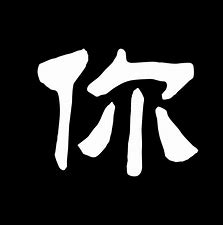
#> input picture OpenCV/image/003.jpg, 223 x 225 px
$ python '_27图像的矩.py'
#> lines starting #> are read from the running program, lines starting #| are printed output that depends on the picture; after the words box and inside, x2 and y2 are one past the last pixel; in counts of white or black regions, pixels touching at a corner belong together; long printed decimals are rounded
import numpy as np
import cv2


'''
矩：设x为随机变量，C为常数，则量E[(x−c)^k]称为X关于C点的k阶矩；一阶原点矩就是期望，一阶中心矩μ_1=0，二阶中心矩μ_2就是X的方差Var(X)。
在统计学上，高于4阶的矩极少使用，μ_3可以去衡量分布是否有偏，μ_4可以衡量分布（密度）在均值拘谨的陡峭程度。
空间矩的方法在图像应用中比较广泛，包括零阶矩求面积、一阶矩确定重心、二阶矩确定主方向、二阶矩和三阶矩可以推导出七个不变矩-Hu不变矩，
不变矩具有旋转，平移、缩放等不变性
'''

# 先计算轮廓
img = cv2.imread(r'./image/003.jpg')
#> img is the input picture: shape (225, 223, 3); min 0, max 255, mean 39.6
img_gray = cv2.cvtColor(img, cv2.COLOR_BGR2GRAY)
_, binary = cv2.threshold(img_gray, 50, 255, cv2.THRESH_BINARY)
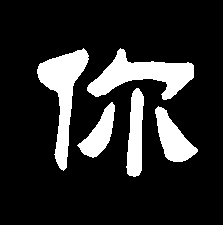
#> binary: shape (225, 223); 16.2% white; 5 white regions
contours, hierarchy = cv2.findContours(binary, cv2.RETR_LIST, cv2.CHAIN_APPROX_NONE)
#> contours = 5 contours; box (x1, y1, x2, y2) and area: (87, 48, 194, 100) 2321, (37, 48, 89, 171) 2236, (155, 106, 198, 162) 1126, (126, 88, 144, 177) 1042, (77, 102, 115, 158) 890
cv2.drawContours(img, contours, 2, (128, 0, 128), 5)
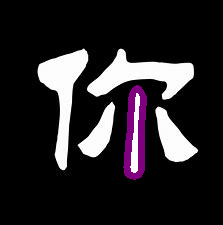
#> img: shape (225, 223, 3); 2.6% of pixels changed, all inside (x1, y1, x2, y2) = (123, 85, 147, 180)

# 图像的矩:moments()，HuMoments()
# moments() 该函数计算多边形或栅格化形状（一个矢量形状或光栅形状）的最高达三阶所有矩
retval = cv2.moments(contours[2], False)
#> retval = moments, m00 1042.5, centre m10/m00, m01/m00 = (135.2, 134.5)
'''
Moments cv::moments(
InputArray array,			// 光栅图像(单通道、8位或浮点二维数组)或二维点(点或点2f)的数组(1×N或N×1)
bool binaryImage = false 	// binaryImage用来指示输出图像是否为一幅二值图像，如果是二值图像，则图像中所有非0像素看作为1进行计算。
返回值Moments类型(C++中为结构体 Python中为字典)：包含10个空间矩，7个中心矩，7个中心归一化矩
)'''
# 轮廓面积
print('轮廓面积', retval['m00'])
#| 轮廓面积 1042.5

# 轮廓质心
point_m = [retval['m10']/retval['m00'], retval['m01']/retval['m00']]
#> point_m = [135.2, 134.5]
cv2.circle(img, (int(point_m[0]), int(point_m[1])), 2, (0,0,255), -1)
#> img: shape (225, 223, 3); 0.03% of pixels changed, all inside (x1, y1, x2, y2) = (133, 132, 138, 137)
print('轮廓质心', point_m)
#| 轮廓质心 [135.151, 134.549]


# HuMoments()函数用于由中心矩计算Hu不变矩
hu = cv2.HuMoments(retval)   # 输入为cv2.moments()计算的中心矩
#> hu = [0.591, 0.32, 0.00314, 0.00246, 6.83e-06, 0.00139, -4.54e-08]
print('hu:七个不变矩-Hu不变矩:不变矩具有旋转，平移、缩放等不变性; 可用于判断图像一致性')


cv2.imshow('img', img)
cv2.waitKey(0)

$ run again, with OpenCV/image/004.jpg copied over OpenCV/image/003.jpg
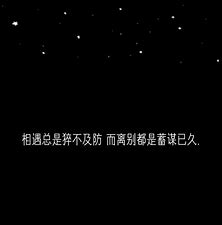
#> input picture OpenCV/image/004.jpg, 222 x 225 px
#> img is the input picture: shape (225, 222, 3); min 0, max 255, mean 3.6
#> `_, binary = cv2.threshold(img_gray, 50, 255, cv2.THRESH_BINARY)`:
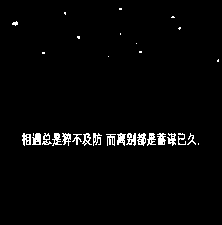
#> binary: shape (225, 222); 2.3% white in thin lines or dots, all inside (x1, y1, x2, y2) = (12, 8, 219, 146)
#> contours = 71 contours, 57 with area under 20; largest, box (x1, y1, x2, y2) and area: (32, 133, 41, 145) 68, (137, 133, 146, 146) 67, (22, 133, 31, 146) 66, (126, 133, 136, 146) 58, (117, 133, 126, 146) 58
#> retval = moments, m00 4, centre m10/m00, m01/m00 = (46.5, 143)
#| 轮廓面积 4.0
#> point_m = [46.5, 143]
#| 轮廓质心 [46.5, 143.0]
#> hu = [0.167, 0.00174, 4.04e-24, 3.39e-24, 1.25e-47, 1.34e-25, -3.34e-49]
